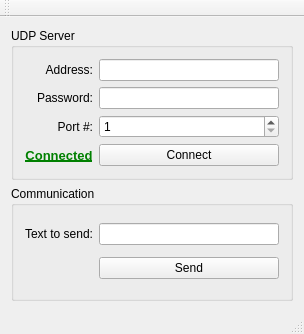
<?xml version="1.0" encoding="UTF-8"?>
<ui version="4.0">
 <class>MainWindow</class>
 <widget class="QMainWindow" name="MainWindow">
  <property name="geometry">
   <rect>
    <x>0</x>
    <y>0</y>
    <width>304</width>
    <height>334</height>
   </rect>
  </property>
  <property name="windowTitle">
   <string>TrojanTroll — Client</string>
  </property>
  <widget class="QWidget" name="centralWidget">
   <layout class="QGridLayout" name="gridLayout">
    <item row="0" column="0" colspan="2">
     <widget class="QGroupBox" name="groupBox">
      <property name="title">
       <string>UDP Server</string>
      </property>
      <layout class="QGridLayout" name="gridLayout_2">
       <item row="2" column="1">
        <widget class="QSpinBox" name="spinBox">
         <property name="minimum">
          <number>1</number>
         </property>
         <property name="maximum">
          <number>67000</number>
         </property>
        </widget>
       </item>
       <item row="0" column="0">
        <widget class="QLabel" name="label">
         <property name="text">
          <string>Address:</string>
         </property>
         <property name="alignment">
          <set>Qt::AlignRight|Qt::AlignTrailing|Qt::AlignVCenter</set>
         </property>
        </widget>
       </item>
       <item row="2" column="0">
        <widget class="QLabel" name="label_2">
         <property name="text">
          <string>Port #:</string>
         </property>
         <property name="alignment">
          <set>Qt::AlignRight|Qt::AlignTrailing|Qt::AlignVCenter</set>
         </property>
        </widget>
       </item>
       <item row="0" column="1">
        <widget class="QLineEdit" name="lineEdit"/>
       </item>
       <item row="3" column="1">
        <widget class="QPushButton" name="pushButton">
         <property name="text">
          <string>Connect</string>
         </property>
        </widget>
       </item>
       <item row="1" column="0">
        <widget class="QLabel" name="label_3">
         <property name="text">
          <string>Password:</string>
         </property>
         <property name="alignment">
          <set>Qt::AlignRight|Qt::AlignTrailing|Qt::AlignVCenter</set>
         </property>
        </widget>
       </item>
       <item row="1" column="1">
        <widget class="QLineEdit" name="lineEdit_2">
         <property name="echoMode">
          <enum>QLineEdit::Password</enum>
         </property>
        </widget>
       </item>
       <item row="3" column="0">
        <widget class="QLabel" name="connected_txt">
         <property name="font">
          <font>
           <pointsize>10</pointsize>
           <weight>75</weight>
           <bold>true</bold>
           <underline>true</underline>
          </font>
         </property>
         <property name="styleSheet">
          <string notr="true">QLabel { color: green; }</string>
         </property>
         <property name="text">
          <string>Connected</string>
         </property>
         <property name="alignment">
          <set>Qt::AlignCenter</set>
         </property>
        </widget>
       </item>
      </layout>
     </widget>
    </item>
    <item row="1" column="0" colspan="2">
     <widget class="QGroupBox" name="groupBox_2">
      <property name="title">
       <string>Communication</string>
      </property>
      <layout class="QGridLayout" name="gridLayout_3">
       <item row="1" column="1">
        <widget class="QPushButton" name="pushButton_2">
         <property name="text">
          <string>Send</string>
         </property>
        </widget>
       </item>
       <item row="0" column="1">
        <widget class="QLineEdit" name="lineEdit_3"/>
       </item>
       <item row="0" column="0">
        <widget class="QLabel" name="label_4">
         <property name="text">
          <string>Text to send:</string>
         </property>
        </widget>
       </item>
      </layout>
     </widget>
    </item>
   </layout>
  </widget>
  <widget class="QMenuBar" name="menuBar">
   <property name="geometry">
    <rect>
     <x>0</x>
     <y>0</y>
     <width>304</width>
     <height>22</height>
    </rect>
   </property>
  </widget>
  <widget class="QToolBar" name="mainToolBar">
   <attribute name="toolBarArea">
    <enum>TopToolBarArea</enum>
   </attribute>
   <attribute name="toolBarBreak">
    <bool>false</bool>
   </attribute>
  </widget>
  <widget class="QStatusBar" name="statusBar"/>
 </widget>
 <layoutdefault spacing="6" margin="11"/>
 <resources/>
 <connections>
  <connection>
   <sender>pushButton</sender>
   <signal>clicked()</signal>
   <receiver>MainWindow</receiver>
   <slot>doConnect()</slot>
   <hints>
    <hint type="sourcelabel">
     <x>225</x>
     <y>183</y>
    </hint>
    <hint type="destinationlabel">
     <x>410</x>
     <y>318</y>
    </hint>
   </hints>
  </connection>
  <connection>
   <sender>pushButton_2</sender>
   <signal>clicked()</signal>
   <receiver>MainWindow</receiver>
   <slot>doSend()</slot>
   <hints>
    <hint type="sourcelabel">
     <x>196</x>
     <y>278</y>
    </hint>
    <hint type="destinationlabel">
     <x>256</x>
     <y>411</y>
    </hint>
   </hints>
  </connection>
 </connections>
 <slots>
  <slot>doConnect()</slot>
  <slot>doSend()</slot>
 </slots>
</ui>
